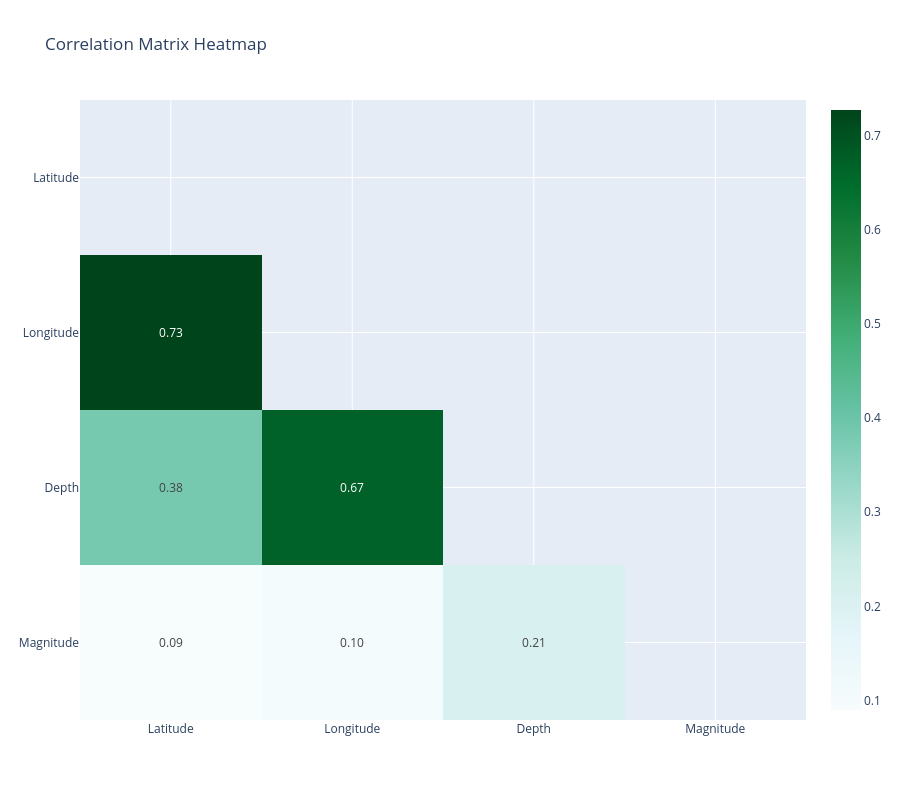

Notebook source saved alongside this figure:
### Markdown cell above
### Heatmap visualization

### Code cell
# Correlation matrix
corr_matrix = df[numeric_columns].corr()

# Create mask for upper triangle
mask = np.triu(
    np.ones_like(corr_matrix, dtype=bool)
)

# Apply mask
corr_matrix_masked = corr_matrix.mask(mask)

fig = px.imshow(
    corr_matrix_masked,
    text_auto=".2f",
    color_continuous_scale="BuGn",
    aspect="auto",
    title="Correlation Matrix Heatmap"
)

fig.update_layout(
    width=900,
    height=800
)

fig.show()

### Figure 1 — Plotly figure (JSON) as saved in the notebook; plotly's stock layout.template omitted (floating-point values rounded to 4 significant figures)
{"data": [{"coloraxis": "coloraxis", "hovertemplate": "x: %{x}<br>y: %{y}<br>color: %{z}<extra></extra>", "name": "0", "texttemplate": "%{z:.2f}", "type": "heatmap", "x": ["Latitude", "Longitude", "Depth", "Magnitude"], "xaxis": "x", "y": ["Latitude", "Longitude", "Depth", "Magnitude"], "yaxis": "y", "z": [[NaN, NaN, NaN, NaN], [0.7273, NaN, NaN, NaN], [0.384, 0.6687, NaN, NaN], [0.08984, 0.1045, 0.2125, NaN]]}], "layout": {"coloraxis": {"colorscale": [[0, "rgb(247,252,253)"], [0.125, "rgb(229,245,249)"], [0.25, "rgb(204,236,230)"], [0.375, "rgb(153,216,201)"], [0.5, "rgb(102,194,164)"], [0.625, "rgb(65,174,118)"], [0.75, "rgb(35,139,69)"], [0.875, "rgb(0,109,44)"], [1, "rgb(0,68,27)"]]}, "height": 800, "title": {"text": "Correlation Matrix Heatmap"}, "width": 900, "xaxis": {"anchor": "y", "domain": [0, 1]}, "yaxis": {"anchor": "x", "autorange": "reversed", "domain": [0, 1]}}}
